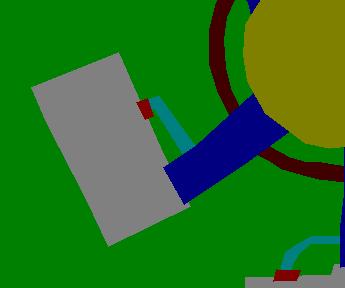
#> input picture data/datasets/driveways_bing_iros19/full_semantic/train/worldn000m000h000.png, 345 x 288 px; its folder holds 4 pictures in this run
$ python image_similarity.py
#> lines starting #> are read from the running program, lines starting #| are printed output that depends on the picture
import numpy as np
import cv2 as cv
from matplotlib import pyplot as plt
import glob
import pickle

np.set_printoptions(precision=4, suppress=True)

train_filenames = glob.glob('/home/mfe/code/dc2g/training_data/driveways_bing_iros19/full_semantic/train/world*.png')
# train_filenames = glob.glob('/home/mfe/code/dc2g/training_data/driveways_bing_iros19/full_semantic/train/worldn000*.png')
# train_filenames = glob.glob('/home/mfe/code/dc2g/training_data/driveways_bing_iros19/full_semantic/train/worldn001*.png')

###############################
# Feature extraction
##############################
feature_pts = []
descriptors = []
for filename in train_filenames:
	img = cv.imread(filename,0)
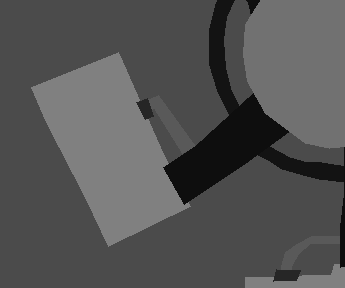
#> img: shape (288, 345); min 14, max 128, mean 83.6
	img = cv.resize(img, (256,256), interpolation=cv.INTER_NEAREST)
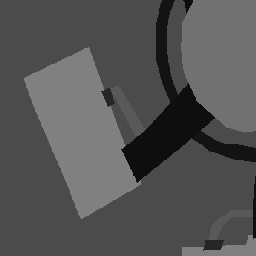
#> img: shape (256, 256); min 14, max 128, mean 83.6
	grid_cell_size = 20
	for i in np.arange(grid_cell_size/2., img.shape[0], grid_cell_size, dtype=int):
		for j in np.arange(grid_cell_size/2., img.shape[1], grid_cell_size, dtype=int):
			region = img[i:i+grid_cell_size,j:j+grid_cell_size]
			hist,bins = np.histogram(region.ravel(),256,[0,256])
			descr = hist
			if region.shape == (grid_cell_size, grid_cell_size):
				descriptors.append(descr)
#> after the loop, descriptors = 144 items
#> pass 2 of the loop `for filename in train_filenames:`:
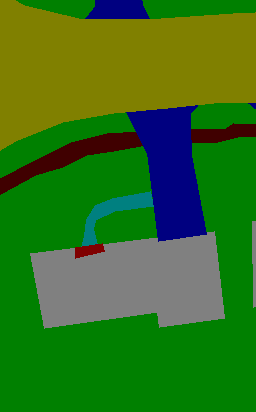
#> input picture data/datasets/driveways_bing_iros19/full_semantic/train/worldn000m000h002.png, 256 x 412 px
#> `img = cv.imread(filename,0)`:
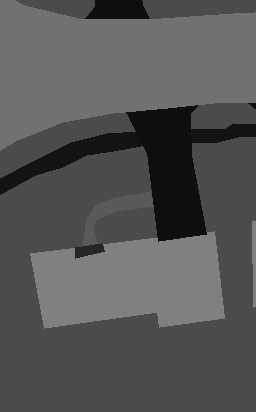
#> img: shape (412, 256); min 14, max 128, mean 85.7
#> `img = cv.resize(img, (256,256), interpolation=cv.INTER_NEAREST)`:
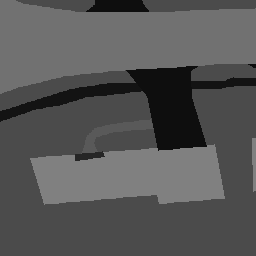
#> img: shape (256, 256); min 14, max 128, mean 85.7
#> after the loop `for i in np.arange(grid_cell_size/2., img.shape[0], grid_cell_size, dt..`: descriptors = 288 items
#> pass 3 of the loop `for filename in train_filenames:`:
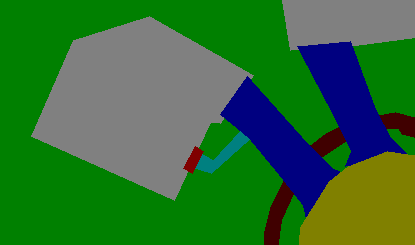
#> input picture data/datasets/driveways_bing_iros19/full_semantic/train/worldn000m000h005.png, 415 x 245 px
#> `img = cv.imread(filename,0)`:
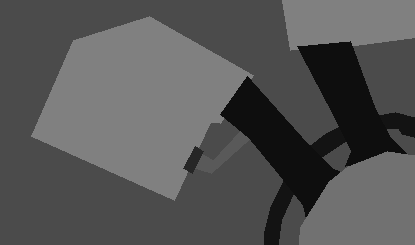
#> img: shape (245, 415); min 14, max 128, mean 85.4
#> `img = cv.resize(img, (256,256), interpolation=cv.INTER_NEAREST)`:
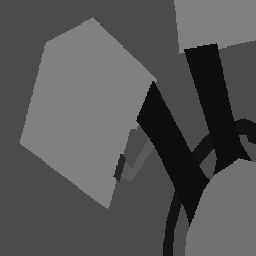
#> img: shape (256, 256); min 14, max 128, mean 85.4
#> after the loop `for i in np.arange(grid_cell_size/2., img.shape[0], grid_cell_size, dt..`: descriptors = 432 items
#> the loop made 4 passes; the first 3 are shown
descriptors = np.array(descriptors)

###############################
# Bag of Words learning
##############################
from sklearn.cluster import KMeans
num_clusters = 20
kmeans = KMeans(n_clusters=num_clusters, random_state=0).fit(descriptors)
# print(kmeans.cluster_centers_[:2,:])

bow_histogram_train = []
for filename in train_filenames:
	img = cv.imread(filename,0)
	img = cv.resize(img, (256,256), interpolation=cv.INTER_NEAREST)
	grid_cell_size = 20
	bow_histogram = np.zeros((num_clusters))
	for i in np.arange(grid_cell_size/2., img.shape[0], grid_cell_size, dtype=int):
		for j in np.arange(grid_cell_size/2., img.shape[1], grid_cell_size, dtype=int):
			region = img[i:i+grid_cell_size,j:j+grid_cell_size]
			hist,bins = np.histogram(region.ravel(),256,[0,256])
			descr = hist
			if region.shape == (grid_cell_size, grid_cell_size):
				# descriptors.append(descr)
				closest_word = kmeans.predict([hist])
				word_score = kmeans.predict([hist])
				bow_histogram[closest_word] += 1
	bow_histogram = bow_histogram / np.linalg.norm(bow_histogram)
	bow_histogram_train.append(bow_histogram)
#> pass 2 of the loop `for filename in train_filenames:`:
#> pass 3 of the loop `for filename in train_filenames:`:
#> the loop made 4 passes; the first 3 are shown
# plt.bar(np.arange(num_clusters), bow_histogram)

###############################
# Feature extraction on test images
##############################
imgs = []
#> imgs = []
dists = []
test_filenames = glob.glob('/home/mfe/code/dc2g/training_data/driveways_bing_iros19/full_semantic/test/world*.png')
for filename in test_filenames:
	img = cv.imread(filename, 0)
	img = cv.resize(img, (256,256), interpolation=cv.INTER_NEAREST)
	feature_pts = []
	descriptors = []
	grid_cell_size = 20
	bow_histogram = np.zeros((num_clusters))
	for i in np.arange(grid_cell_size/2., img.shape[0], grid_cell_size, dtype=int):
		for j in np.arange(grid_cell_size/2., img.shape[1], grid_cell_size, dtype=int):
			region = img[i:i+grid_cell_size,j:j+grid_cell_size]
			hist,bins = np.histogram(region.ravel(),256,[0,256])
			descr = hist
			if region.shape == (grid_cell_size, grid_cell_size):
				# descriptors.append(descr)
				closest_word = kmeans.predict([hist])
				word_score = descr - closest_word
				# word_score = kmeans.score([hist])
				# print(word_score)
				bow_histogram[closest_word] += 1./np.linalg.norm(word_score)
	bow_histogram = bow_histogram / np.linalg.norm(bow_histogram)
	dist_to_train_img = []
	for bow_histogram_ in bow_histogram_train:
		dist_to_train_img.append(np.linalg.norm(bow_histogram_ - bow_histogram))
	dists.append(min(dist_to_train_img))
	imgs.append(filename)
	print(dist_to_train_img)

ranked_dists = sorted(dists)
most_similar_to_img1 = [img for _,img in sorted(zip(dists,imgs))]
#> most_similar_to_img1 = []
plt.figure('similar')

for i, filename in enumerate(train_filenames):
#> (the run stopped early here; a loop or call above may not have finished)
